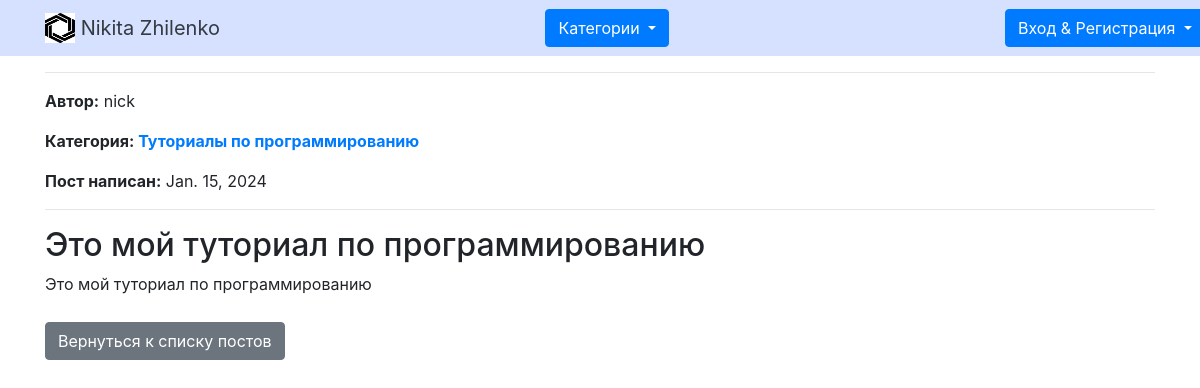
The page /blog/article/6 on the database its author committed.
### blog/models.py (models this page shows, shortened)
class Post(models.Model):
    title = models.CharField(max_length=255)
    author = models.ForeignKey(User, on_delete=models.CASCADE)
    body = models.TextField()
    date = models.DateField(auto_now_add=True)
    category = models.ForeignKey(Category, on_delete=models.SET_NULL, null=True)

class Category(models.Model):
    name = models.CharField(max_length=255)
    def __str__(self):
        return self.name

### blog/views.py (the view)
# urls.py: path('blog/article/<int:pk>', ArticleDetailView.as_view(), name='detailed_article'),
class ArticleDetailView(DetailView):
    model = Post
    template_name = 'blog/detailed_article.html'
    ordering = '-date'
    def get_context_data(self, *args, **kwargs):
        categories_menu = Category.objects.all()
        context = super(ArticleDetailView, self).get_context_data(*args, **kwargs)
        context['categories_menu'] = categories_menu
        return context

### blog/templatetags/blog_tags.py (called while the page is built)
@register.filter
def translate_category(category):
    return CATEGORY_TRANSLATIONS.get(str(category), str(category))

### blog/templates/blog/detailed_article.html (shortened to what this page needs)
{% extends 'blog/base.html' %}
{% load blog_tags %}
{% block content %}
<div class="post-details">
  <div class="post-info">
    <hr>
    <p><strong>Автор:</strong> {{ post.author }}</p>
    <p><strong>Категория: <a href="{% url 'blog:category' post.category %}">{{ post.category|translate_category }}</a></strong></p>
    <p><strong>Пост написан:</strong> {{ post.date }}</p>
    <hr>
  </div>
  <div class="post-content">
    <h2>{{ post.title }}</h2>
    <p>{{ post.body|safe }}</p>
  </div>
</div>
<div class="back-link">
  <a class="btn btn-secondary" href="{% url 'blog:all_blogs' %}" style="margin-top: 10px;">Вернуться к списку постов</a>
</div>
{% endblock %}

### rows shown on the page
Post: author "nick", category|translate_category "Туториалы по программированию", date "Jan. 15, 2024", title "Это мой туториал по программированию", body "Это мой туториал по программированию"
